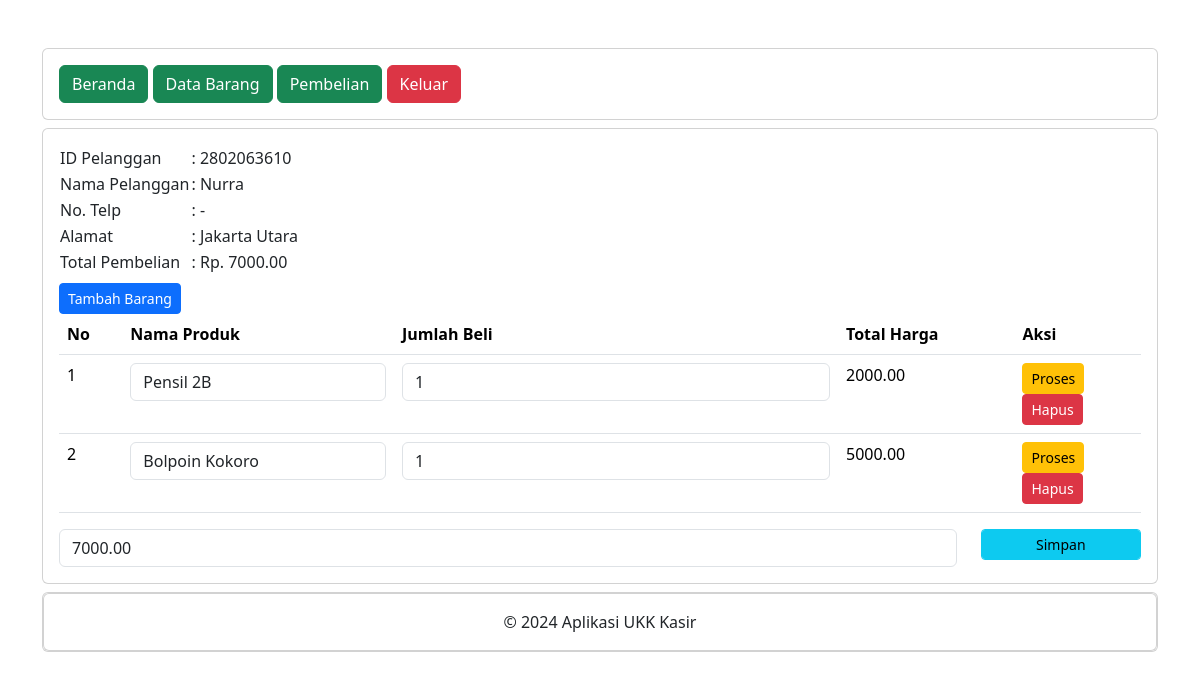
Page /petugas/detail_pembelian.php?id_pelanggan=2802063610 (signed in) on the committed database.
### tables this page shows
CREATE TABLE `penjualan` (
  `id_penjualan` int(11) NOT NULL,
  `tanggalpenjualan` date NOT NULL,
  `totalharga` decimal(10,2) NOT NULL,
  `id_pelanggan` int(10) UNSIGNED NOT NULL
);

CREATE TABLE `pelanggan` (
  `id_pelanggan` int(10) UNSIGNED NOT NULL,
  `namapelanggan` varchar(255) NOT NULL,
  `alamat` text NOT NULL,
  `no` varchar(15) NOT NULL
);

CREATE TABLE `detailpenjualan` (
  `id_detail` int(11) NOT NULL,
  `id_penjualan` int(11) NOT NULL,
  `id_produk` int(11) NOT NULL,
  `jumlahproduk` int(11) NOT NULL,
  `subtotal` decimal(10,2) NOT NULL
);

CREATE TABLE `produk` (
  `id_produk` int(11) NOT NULL,
  `namaproduk` varchar(255) NOT NULL,
  `harga` decimal(10,2) NOT NULL,
  `stok` int(11) NOT NULL
);

### petugas/detail_pembelian.php (the view, shortened to what this page needs)
<?php
include "header.php";
include "navbar.php";
?>
<div class="card mt-2">
    <div class="card-body">
        <?php
        include '../koneksi.php';
        $id_pelanggan = $_GET['id_pelanggan'];
        $data = mysqli_query($koneksi,"SELECT * FROM pelanggan INNER JOIN penjualan ON pelanggan.id_pelanggan=penjualan.id_pelanggan");
        while($d = mysqli_fetch_array($data)){
        ?>
            <?php if($d['id_pelanggan'] == $id_pelanggan) { ?>
                <table>
                    <tr>
                        <td>ID Pelanggan</td>
                        <td>: <?php echo $d['id_pelanggan']; ?></td>
                    </tr>
                    <tr>
                        <td>Nama Pelanggan</td>
                        <td>: <?php echo $d['namapelanggan']; ?> </td>
                    </tr>
                    <tr>
                        <td>No. Telp</td>
                        <td>: <?php echo $d['no']; ?></td>
                    </tr>
                    <tr>
                        <td>Alamat</td>
                        <td>: <?php echo $d['alamat']; ?></td>
                    </tr>
                    <tr>
                        <td>Total Pembelian</td>
                        <td>: Rp. <?php echo $d['totalharga']; ?></td>
                    </tr>
                </table>
                <form method="post" action="tambah_detail_penjualan.php">
                    <button type="submit" class="btn btn-primary btn-sm mt-2">
                        Tambah Barang
                    </button>
                </form>
                <table class="table">
                    <thead>
                        <tr>
                            <th>No</th>
                            <th>Nama Produk</th>
                            <th>Jumlah Beli</th>
                            <th>Total Harga</th>
                            <th>Aksi</th>
                        </tr>
                    </thead>
                    <tbody>
                        <?php
                        include '../koneksi.php';
                        $nos = 1;
                        $detailpenjualan = mysqli_query($koneksi,"SELECT * FROM detailpenjualan");
                        while($d_detailpenjualan = mysqli_fetch_array($detailpenjualan)){
                        ?>
                            <?php
                            if ($d_detailpenjualan['id_penjualan'] == $d['id_penjualan']) { ?>
                            <tr>
                                <td><?php echo $nos++; ?></td>
                                <td>
                                    <form action="simpan_barang_beli.php" method="post">
                                        <div class="form-group">
                                            <select name="id_produk" class="form-control" onchange="this.form.submit()">
                                            <?php
                                            include '../koneksi.php';
                                            $produk = mysqli_query($koneksi,"SELECT * FROM produk");
                                            while($d_produk = mysqli_fetch_array($produk)){
                                                ?>
                                                <option value="<?php echo $d_produk['id_produk']; ?>" <?php if ($d_produk['id_produk']==$d_detailpenjualan
                                                ['id_produk']) {echo "selected";} ?>><?php echo $d_produk['namaproduk']; ?></option>
                                            <?php } ?>
                                            </select>
                                        </div>
                                    </form>
                                </td>
                                <td>
                                    <form method="post" action="hitung_subtotal.php">
                                        <div class="form-group">
                                            <input type="number" name="jumlahproduk" value="<?php echo $d_detailpenjualan['jumlahproduk']; ?>" class="form-control">
                                        </div>
                                        </td>
                                        <td><?php echo $d_detailpenjualan['subtotal']; ?></td>
                                        <td>
                                            <button type="submit" class="btn btn-warning btn-sm">Proses</button>
                                    <form method="post" action="hapus_detail_pembelian.php">
                                        <button type="submit" class="btn btn-danger btn-sm">Hapus</button>
                                    </form>
                                </td>
                            </tr>
                            <?php } else {
                                ?>
                                <?php
                            }
                        }
                        ?>
                    </tbody>
                </table>
                <form method="post" action="simpan_total_harga.php">
                    <?php
                    include '../koneksi.php';
                    $detailpenjualan = mysqli_query($koneksi, "SELECT SUM(subtotal) AS totalharga FROM detailpenjualan WHERE id_penjualan='$d[id_penjualan]'");
                    $row = mysqli_fetch_assoc($detailpenjualan);
                    $sum = $row['totalharga'];
                    ?>
                    <div class="row">
                        <div class="col-sm-10">
                            <div class="from-group">
                                <input type="text" class="form-control" name="totalharga" value="<?php echo $sum; ?>">
                            </div>
                        </div>
                        <div class="col-sm-2">
                            <div class="form-group">
                                <button class="btn btn-info btn-sm form-control" type="submit">Simpan</button>
                            </div>
                        </div>
                    </div>
                </form>
            <?php } else { ?>
                <?php
            }
        }
        ?>
    </div>
</div>
<?php
include "footer.php";
?>

### rows in the picture
penjualan: id_pelanggan "2802063610", id_pelanggan.namapelanggan "Nurra", id_pelanggan.no "-", id_pelanggan.alamat "Jakarta Utara", totalharga "7000.00"
detailpenjualan: id_produk "Pensil 2B", jumlahproduk "1", subtotal "2000.00"
detailpenjualan: id_produk "Bolpoin Kokoro", jumlahproduk "1", subtotal "5000.00"
